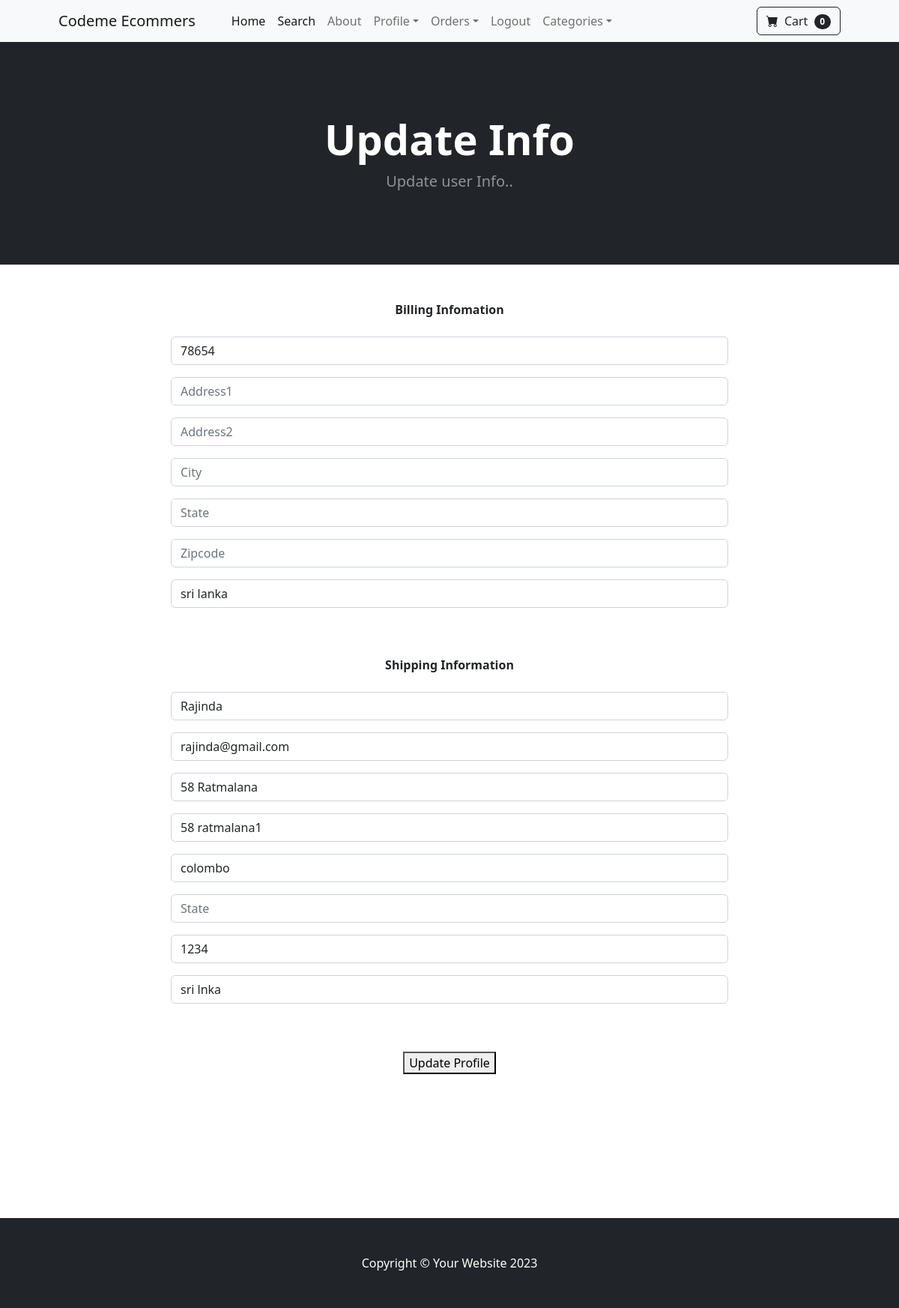
The page /update_info/ (signed in) on the database its author committed.
### store/models.py (models this page shows, shortened)
class Profile(models.Model):
   user = models.OneToOneField(User, on_delete=models.CASCADE)
   date_modified = models.DateTimeField(User,auto_now=True)
   phone = models.CharField(max_length=20,blank=True)
   address1 = models.CharField(max_length=200,blank=True)
   address2 = models.CharField(max_length=200,blank=True)
   city = models.CharField(max_length=200,blank=True)
   state = models.CharField(max_length=200,blank=True)
   zipcode = models.CharField(max_length=200,blank=True)
   country = models.CharField(max_length=200,blank=True)
   old_cart = models.CharField(max_length=200,blank=True,null=True)

### payment/models.py (models this page shows)
class shippingAddress(models.Model):
  user = models.ForeignKey(User,on_delete=models.CASCADE,null=True,blank=True)
  shipping_full_name = models.CharField(max_length=255)
  shipping_email = models.CharField(max_length=255)
  shipping_address1 = models.CharField( max_length=255)
  shipping_address2 = models.CharField(max_length=255)
  shipping_city = models.CharField(max_length=255)
  shipping_state = models.CharField( max_length=255,null=True,blank=True)
  shipping_zipcode = models.CharField(max_length=255,null=True,blank=True)
  shipping_country = models.CharField(max_length=225)

### store/views.py (the view)
# urls.py: path('update_info/',views.update_info, name='update_info'),
def update_info(request):
  if request.user.is_authenticated:
    current_user = Profile.objects.get(user__id = request.user.id)
    shipping_user = shippingAddress.objects.get(user__id=request.user.id)
    form = UserInfoForm(request.POST or None, instance=current_user )
    shipping_form = ShippingForm(request.POST or None, instance = shipping_user)
    if form.is_valid() or shipping_form.is_valid():
      form.save()
      shipping_form.save()
      messages.success (request,'You info Has Been Updated')
      return redirect ('home')
    return render (request,'update_info.html',{'form':form,'shipping_form': shipping_form})
  else:
    messages.success (request,'You must login to access that page!')
    return redirect ('home')

### store/forms.py
class UserInfoForm(forms.ModelForm):
		phone = forms.CharField(label="",widget=forms.TextInput(attrs={'class':'form-control','placeholder':'Phone'}),required =False)
		address1 = forms.CharField(label="",widget=forms.TextInput(attrs={'class':'form-control','placeholder':'Address1'}),required =False)
		address2 = forms.CharField(label="",widget=forms.TextInput(attrs={'class':'form-control','placeholder':'Address2'}),required =False)
		city = forms.CharField(label="",widget=forms.TextInput(attrs={'class':'form-control','placeholder':'City'}),required =False)
		state = forms.CharField(label="",widget=forms.TextInput(attrs={'class':'form-control','placeholder':'State'}),required =False)
		zipcode = forms.CharField(label="",widget=forms.TextInput(attrs={'class':'form-control','placeholder':'Zipcode'}),required =False)
		country = forms.CharField(label="",widget=forms.TextInput(attrs={'class':'form-control','placeholder':'Country'}),required =False)
		class Meta:
			model = Profile
			fields = ('phone','address1','address2','city','state','zipcode','country',)

### cart/cart.py (called while the page is built)
  def __len__(self):
    return len(self.cart)

### cart/context_processors.py (called while the page is built)
def cart(request):
  return {'cart':Cart(request)}

### store/templates/update_info.html
{% extends "base.html" %} {% block content %}
<header class="bg-dark py-5">
  <div class="container px-4 px-lg-5 my-5">
    <div class="text-center text-white">
      <h1 class="display-4 fw-bolder">Update Info</h1>
      <p class="lead fw-normal text-white-50 mb-0">Update user Info..</p>
    </div>
  </div>
</header>
<div class="container">
  <div class="row">
    <center>
      <div class="col-8">
        <br /><br />
        <strong>Billing Infomation</strong>
        <br /><br />
        <form method="POST" action="{% url 'update_info' %}">
          {% csrf_token %} {{ form.as_p }}
          <br /><br />
          <strong>Shipping Information</strong>
          <br /><br />
          {{ shipping_form.as_p }}
          <br /><br />
          <button type="submit" class="btn-btn-secondary">
            Update Profile
          </button>
        </form>
        <br /><br />
        <br />
        <br />
        <br />
        <br />
        <br />
        <br />
      </div>
    </center>
  </div>
</div>
{% endblock %}

### rows shown on the page
Profile: phone "78654", country "sri lanka"
shippingAddress: shipping_full_name "Rajinda", shipping_email "rajinda@gmail.com", shipping_address1 "58 Ratmalana", shipping_address2 "58 ratmalana1", shipping_city "colombo", shipping_zipcode "1234", shipping_country "sri lnka"

### other values the page prints
{{ cart|length }} "0"
